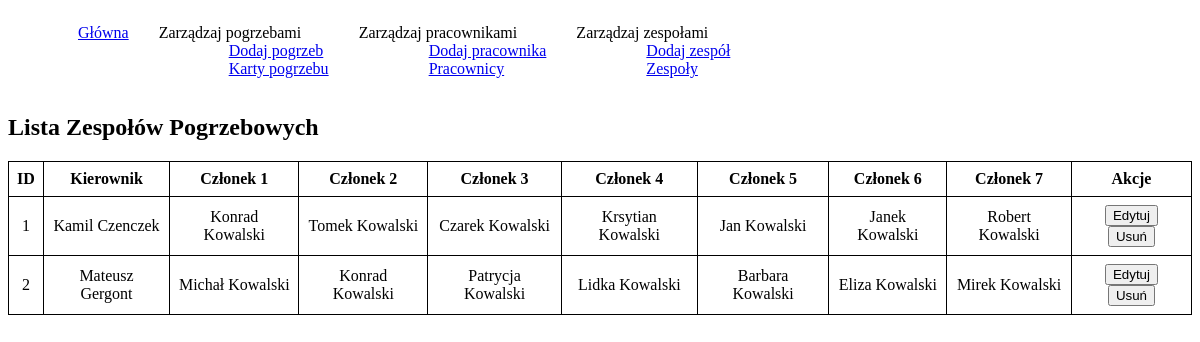
The app's page /funeralTeams.php with its own data.
### tables this page shows
CREATE TABLE `team` (
  `id` int(11) NOT NULL,
  `manager_id` int(11) DEFAULT NULL,
  `employee_1` int(11) DEFAULT NULL,
  `employee_2` int(11) DEFAULT NULL,
  `employee_3` int(11) DEFAULT NULL,
  `employee_4` int(11) DEFAULT NULL,
  `employee_5` int(11) DEFAULT NULL,
  `employee_6` int(11) DEFAULT NULL,
  `employee_7` int(11) DEFAULT NULL
);

### engine.php (called while the page is built, shortened)
<?php
function connectMysql()
{
    include "config.php";
    $conn = @mysqli_connect($host, $db_user, $db_password, $db_name);
    if (!$conn) {
        exit("Błąd połączenia z serwerem");
    } else {
        mysqli_set_charset($conn, "utf8");
    }
    return $conn;
}
function showTeam()
{
    $conn = connectMysql();
    $query = "SELECT t.id, CONCAT(m.name, ' ', m.surname) AS manager,
                     CONCAT(e1.name, ' ', e1.surname) AS employee_1,
                     CONCAT(e2.name, ' ', e2.surname) AS employee_2,
                     CONCAT(e3.name, ' ', e3.surname) AS employee_3,
                     CONCAT(e4.name, ' ', e4.surname) AS employee_4,
                     CONCAT(e5.name, ' ', e5.surname) AS employee_5,
                     CONCAT(e6.name, ' ', e6.surname) AS employee_6,
                     CONCAT(e7.name, ' ', e7.surname) AS employee_7
              FROM team t
              LEFT JOIN employee m ON t.manager_id = m.id
              LEFT JOIN employee e1 ON t.employee_1 = e1.id
              LEFT JOIN employee e2 ON t.employee_2 = e2.id
              LEFT JOIN employee e3 ON t.employee_3 = e3.id
              LEFT JOIN employee e4 ON t.employee_4 = e4.id
              LEFT JOIN employee e5 ON t.employee_5 = e5.id
              LEFT JOIN employee e6 ON t.employee_6 = e6.id
              LEFT JOIN employee e7 ON t.employee_7 = e7.id";
    $result = $conn->query($query);
    $teams = [];
    while ($row = $result->fetch_assoc()) {
        $teams[] = $row;
    }
    return $teams;
}

### funeralTeams.php (the view, shortened to what this page needs)
<?php
require_once('engine.php');
$teams = showTeam();
?>
<!DOCTYPE html>
<html lang="en">
<head>
    <link rel="stylesheet" href="style.css">
</head>
<body>
    <nav>
        <ul>
            <li><a href="index.php">Główna</a></li>
            <li>Zarządzaj pogrzebami</a>
                <ul class="insideUl">
                    <li><a href="createFuneralCard.php">Dodaj pogrzeb</a></li>
                    <li><a href="funeralCards.php">Karty pogrzebu</a></li>
                </ul>
            </li>
            <li>Zarządzaj pracownikami
                <ul class="insideUl">
                    <li><a href="createEmployees.php">Dodaj pracownika</a></li>
                    <li><a href="employees.php">Pracownicy</a></li>
                </ul>
            </li>
            <li>Zarządzaj zespołami
                <ul class="insideUl">
                    <li><a href="createFuneralTeam.php">Dodaj zespół</a></li>
                    <li><a href="funeralTeams.php">Zespoły</a></li>
                </ul>
            </li>
        </ul>
    </nav>
    <h2>Lista Zespołów Pogrzebowych</h2>
    <table border="1">
        <thead>
            <tr>
                <th>ID</th>
                <th>Kierownik</th>
                <th>Członek 1</th>
                <th>Członek 2</th>
                <th>Członek 3</th>
                <th>Członek 4</th>
                <th>Członek 5</th>
                <th>Członek 6</th>
                <th>Członek 7</th>
                <th>Akcje</th>
            </tr>
        </thead>
        <tbody>
            <?php foreach ($teams as $team) : ?>
                <tr>
                    <td><?php echo $team['id']; ?></td>
                    <td><?php echo $team['manager']; ?></td>
                    <td><?php echo $team['employee_1']; ?></td>
                    <td><?php echo $team['employee_2']; ?></td>
                    <td><?php echo $team['employee_3']; ?></td>
                    <td><?php echo $team['employee_4']; ?></td>
                    <td><?php echo $team['employee_5']; ?></td>
                    <td><?php echo $team['employee_6']; ?></td>
                    <td><?php echo $team['employee_7']; ?></td>
                    <td>
                        <form method="post" action="">
                            <input type="submit" name="edit_team" value="Edytuj">
                            <input type="submit" name="delete_team" value="Usuń" onclick="return confirm('Czy na pewno chcesz usunąć ten zespół?');">
                        </form>
                    </td>
                </tr>
            <?php endforeach; ?>
        </tbody>
    </table>
</body>
</html>

### style.css (style rules this page uses)
nav { display: flex; }
ul { display: flex; list-style: none; }
li { margin-left: 30px; }
.insideUl { flex-direction: column; }
table { width: 100%; border-collapse: collapse; }
table, th, td { border: 1px solid black; padding: 8px; text-align: center; }

### records on screen
team: id "1", manager "Kamil Czenczek", employee_1 "Konrad Kowalski", employee_2 "Tomek Kowalski", employee_3 "Czarek Kowalski", employee_4 "Krsytian Kowalski", employee_5 "Jan Kowalski", employee_6 "Janek Kowalski", employee_7 "Robert Kowalski"
team: id "2", manager "Mateusz Gergont", employee_1 "Michał Kowalski", employee_2 "Konrad Kowalski", employee_3 "Patrycja Kowalski", employee_4 "Lidka Kowalski", employee_5 "Barbara Kowalski", employee_6 "Eliza Kowalski", employee_7 "Mirek Kowalski"
